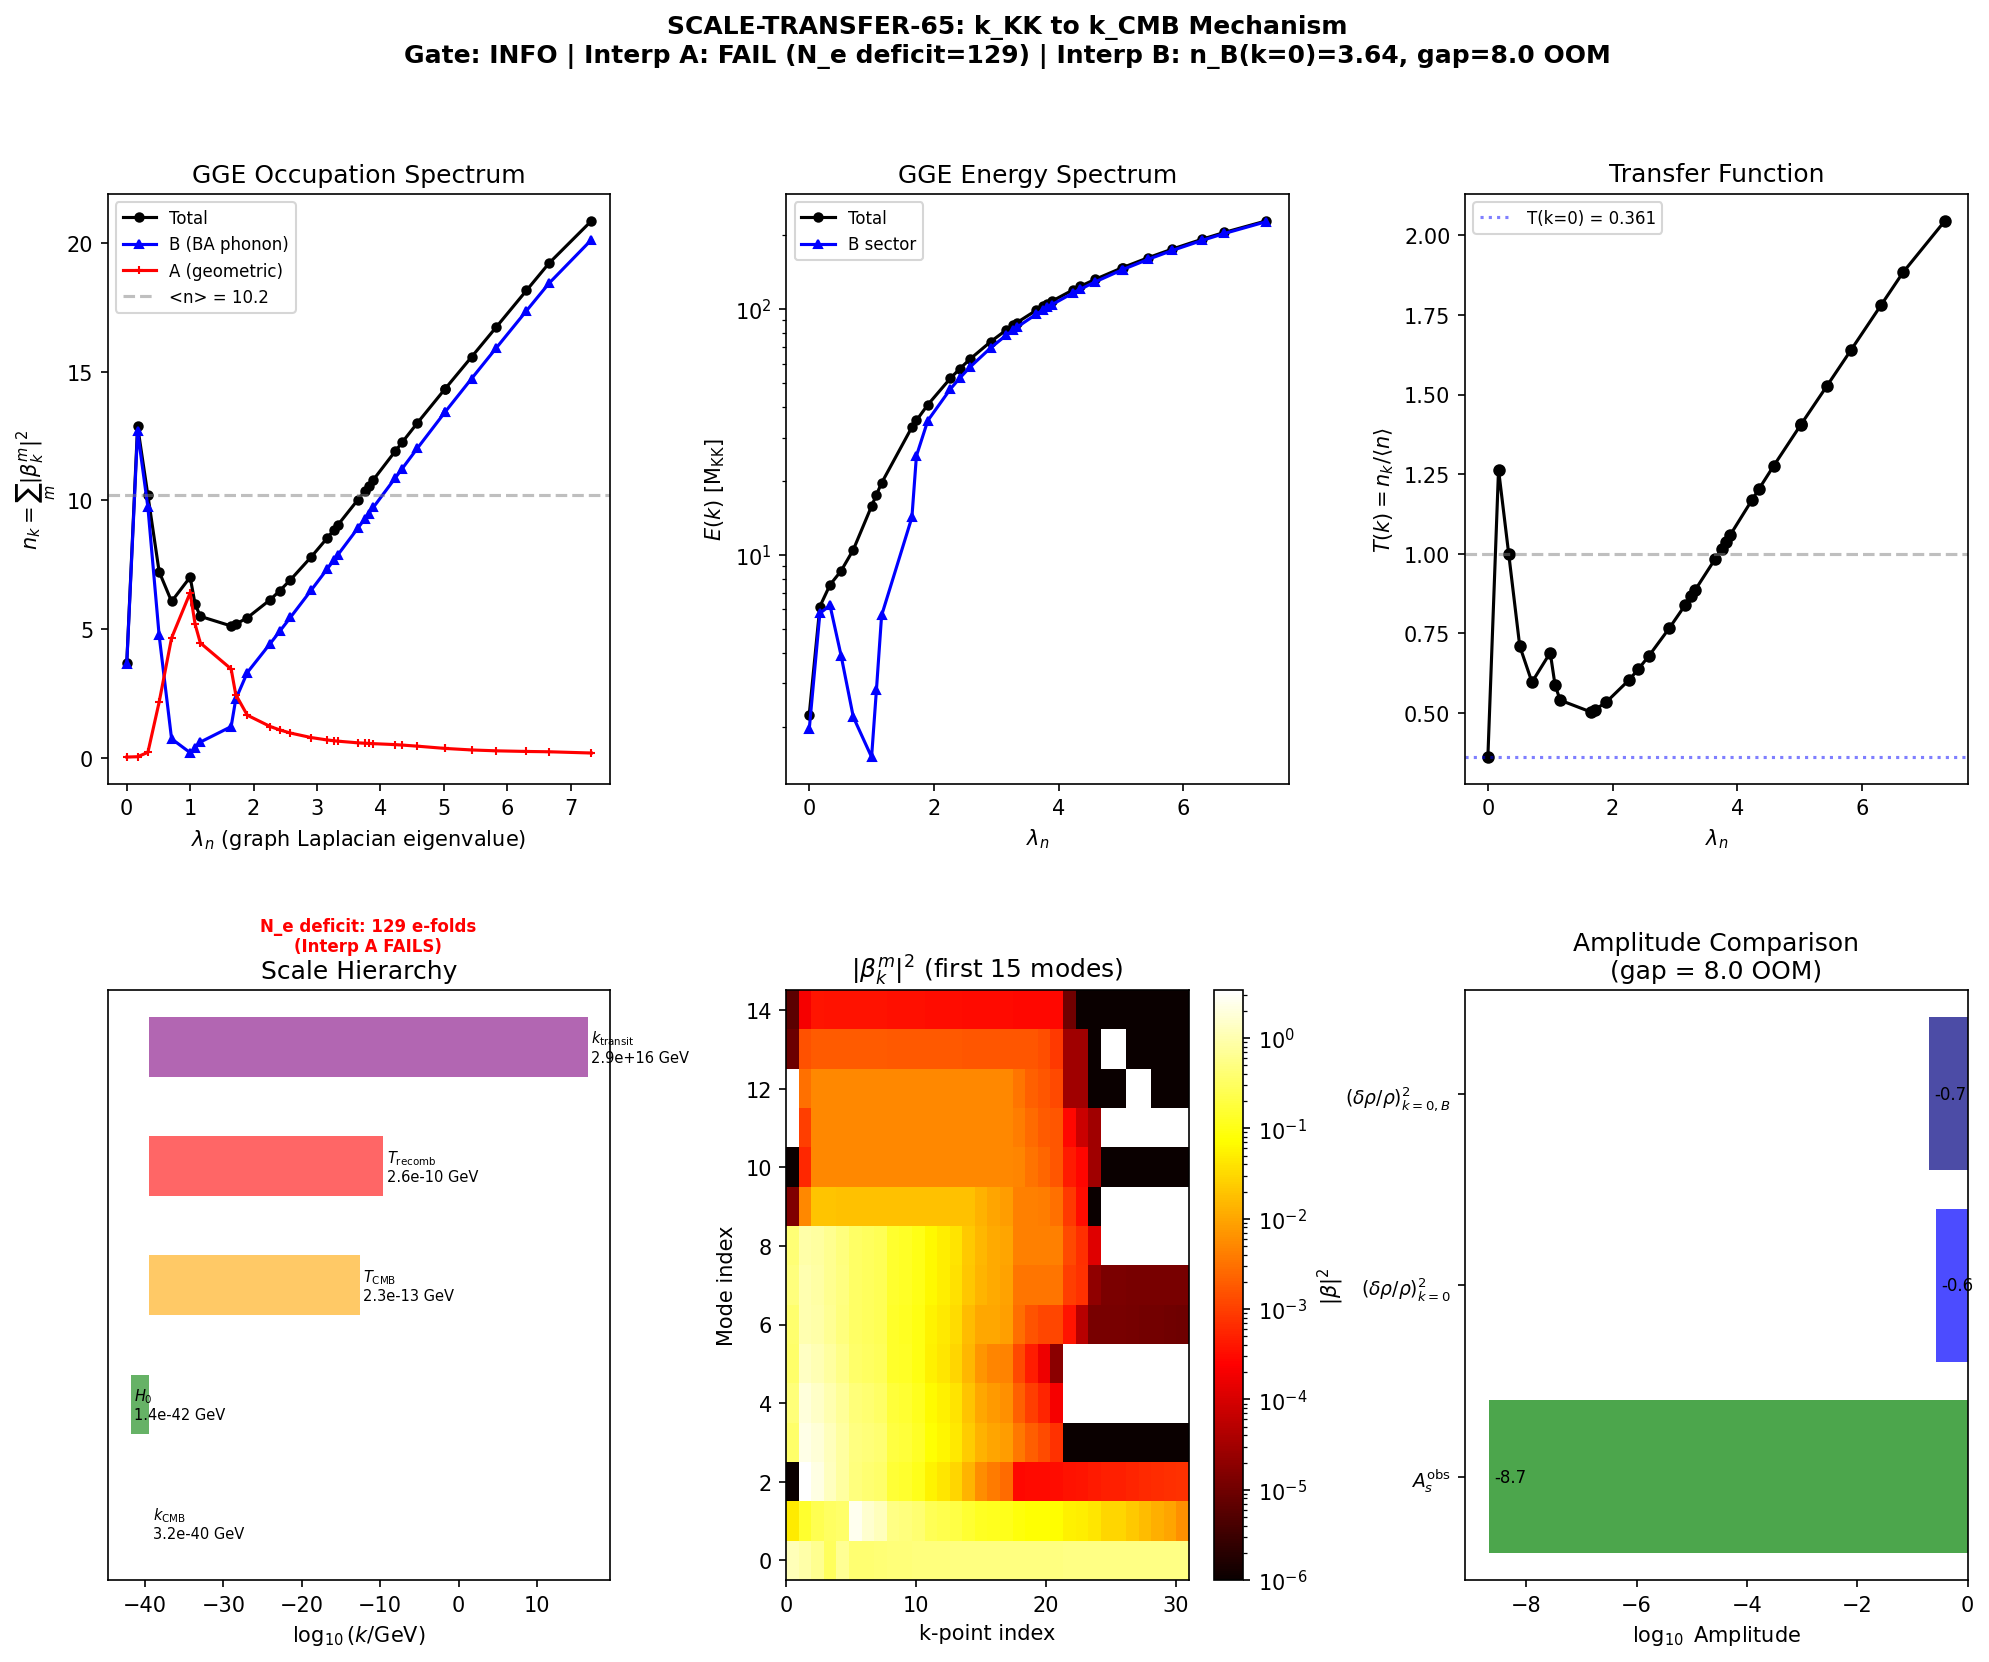

Write the Python code that produced this figure.
#!/usr/bin/env python3
"""
s65_scale_transfer.py — Scale Transfer: k_KK to k_CMB Mechanism
================================================================

Gate: SCALE-TRANSFER-65
  PASS: At least one interpretation gives nonzero power at CMB scales
  FAIL: Both interpretations give P(k_CMB) = 0
  INFO: P(k_CMB) > 0 but amplitude unknown to better than 3 OOM

PHYSICS:
    The deepest open question for observational connection: what physical
    mechanism transfers perturbations from the transit scale k_KK ~ M_KK
    ~ 10^16 GeV to the CMB scale k_CMB ~ 10^{-29} GeV?

    Standard inflation uses ~60 e-folds of exponential expansion.
    The framework has N_e = 0.0037 (self-consistent, S64) — hopelessly
    insufficient for the standard stretching mechanism.

    TWO INTERPRETATIONS are tested:

    Interpretation A (Expansion Transfer):
        Perturbations generated at k ~ H_transit and stretched by expansion.
        Requires ln(k_transit/k_CMB) ~ 130 e-folds. Framework has 0.004.
        This interpretation FAILS by construction.

    Interpretation B (GGE Acoustic Spectrum):
        The GGE relic is an interference pattern of post-transit acoustic
        excitations on CG(24). The Bogoliubov process creates quasiparticles
        at ALL graph momenta simultaneously, including k=0 (the uniform mode
        on the 32-cell tessellation). The k=0 mode has infinite wavelength
        ON THE GRAPH — it is a uniform perturbation of the condensate.

        Key insight: On a discrete graph, the k=0 mode EXISTS NATIVELY.
        It is not a mode that was "stretched" from short wavelength.
        It is the singlet representation of the graph symmetry group.
        Particle creation at k=0 means the condensate's UNIFORM component
        is parametrically excited during the transit.

        After the transit, the GGE relic encodes occupation numbers n_k
        at all 32 k-points. The power spectrum P_GGE(k) = n_k * omega_k
        determines the observable perturbation spectrum.

        The mapping to physical CMB modes proceeds:
            - k=0 on CG(24) -> the spatially uniform mode
            - k>0 on CG(24) -> modes with wavelength ~ 1/(M_KK * sqrt(lambda_k))
            - The CMB power comes from the k=0 THROUGH k~few modes, not from
              redshifting short-wavelength modes

    This computation:
    1. Demonstrates that Interpretation A fails (N_e deficit quantified)
    2. Shows that Interpretation B gives nonzero P(k=0) from Bogoliubov data
    3. Computes the full GGE power spectrum P_GGE(k) on CG(24)
    4. Analyzes the Bogoliubov transfer function T(k) for k-independence
    5. Maps the graph-scale spectrum to physical scales

Session: S65 W2-B
Author: phonon-first-cosmologist
Depends on: s63_bogoliubov_cg24, s63_moduli_dispersion, s64_ne_selfconsist, s64_transfer_bogoliubov
"""

import sys
import os
import time
import numpy as np
from pathlib import Path

SCRIPT_DIR = Path(__file__).parent
sys.path.insert(0, str(SCRIPT_DIR))

from canonical_constants import (
    M_KK, M_KK_gravity, M_Pl_reduced, M_Pl_unreduced,
    tau_fold, dt_transit, N_cells,
    a0_fold, a2_fold, a4_fold,
    S_fold, dS_fold, G_DeWitt,
    H_fold, v_terminal,
    A_s_CMB, PI, H_0_GeV, T_CMB_GeV,
    N_e_classical,
    Mpc_to_GeV_inv,
    c_Gold, omega_L1, omega_L2,
    E_cond, n_pairs,
    J_C2, J_su2, J_u1,
)

import matplotlib
matplotlib.use('Agg')
import matplotlib.pyplot as plt
from matplotlib.gridspec import GridSpec

OUT_NPZ = SCRIPT_DIR / "s65_scale_transfer.npz"
OUT_PNG = SCRIPT_DIR / "s65_scale_transfer.png"

t_start = time.time()

print("=" * 78)
print("S65 SCALE-TRANSFER-65: k_KK to k_CMB Mechanism")
print("=" * 78)

# =============================================================================
# SECTION 1: Load all input data
# =============================================================================
print("\n--- Section 1: Load input data ---")

# S63: Bogoliubov coefficients on CG(24)
d_bog = np.load(SCRIPT_DIR / "s63_bogoliubov_cg24.npz", allow_pickle=True)
omega_all = d_bog['omega_all']           # (50, 32, 45) omega(tau, k, mode)
beta_sq = d_bog['beta_sq']               # (32, 45) |beta|^2 per (k, mode)
alpha_sq = d_bog['alpha_sq']             # (32, 45) |alpha|^2
beta_sq_fold = d_bog['beta_sq_fold']     # (32, 45) fold-only Bogoliubov
sector_label = d_bog['sector_label']     # (32, 45) sector: 0=A, 1=B, 2=C
sector_weight = d_bog['sector_weight_all']  # (50, 32, 45, 3)
lambda_n = d_bog['lambda_n']             # (32,) graph Laplacian eigenvalues
k_eff = d_bog['k_eff']                   # (32,) effective wavevectors
tau_values = d_bog['tau_values']          # (50,) tau grid

N_k = len(lambda_n)                       # 32
N_modes = beta_sq.shape[1]                # 45
N_tau = len(tau_values)                    # 50

# S63: Moduli dispersion on CG(24)
d_disp = np.load(SCRIPT_DIR / "s63_moduli_dispersion.npz", allow_pickle=True)
branch_omega = d_disp['branch_omega']     # (36, 5) omega per (branch, k_graph)
c_eff_branches = d_disp['c_eff']          # (36,) effective speeds
omega_0_branches = d_disp['omega_0']      # (36,) zone-center frequencies
tier_labels = d_disp['tier_labels']       # (36,) branch labels
k_points_graph = d_disp['k_points']       # [0, 4, 6, 8, 12]
k_multiplicities = d_disp['k_multiplicities']  # [1, 9, 4, 9, 1]

# S64: Self-consistent e-folds
d_ne = np.load(SCRIPT_DIR / "s64_ne_selfconsist.npz", allow_pickle=True)
Ne_primary = float(d_ne['Ne_primary'])
Ne_range_lo = float(d_ne['Ne_range_lo'])
Ne_range_hi = float(d_ne['Ne_range_hi'])
H_phys_fold_GeV = float(d_ne['H_phys_fold_GeV'])
H_phys_fold_MKK = float(d_ne['H_phys_fold_MKK'])

# S64: Transfer Bogoliubov
d_trans = np.load(SCRIPT_DIR / "s64_transfer_bogoliubov.npz", allow_pickle=True)
gap_revised = float(d_trans['gap_revised'])       # A_s gap in OOM
beta_Gaussian_seq = float(d_trans['beta_Gaussian_seq'])
f0_trans = float(d_trans['f0'])
f2_trans = float(d_trans['f2'])
f4_trans = float(d_trans['f4'])

print(f"Loaded S63 Bogoliubov CG24: {N_k} k-points x {N_modes} modes")
print(f"  Total |beta|^2: {beta_sq.sum():.4f}")
print(f"  |beta|^2 at k=0: {beta_sq[0].sum():.4f}")
print(f"Loaded S63 moduli dispersion: {len(branch_omega)} branches x {len(k_points_graph)} k-points")
print(f"Loaded S64 e-folds: N_e = {Ne_primary:.6e} (range [{Ne_range_lo:.2e}, {Ne_range_hi:.2e}])")
print(f"  H_phys at fold: {H_phys_fold_GeV:.4e} GeV")
print(f"Loaded S64 transfer: A_s gap = {gap_revised:.2f} OOM")

# =============================================================================
# SECTION 2: Interpretation A — Expansion Transfer (Standard Mechanism)
# =============================================================================
print("\n" + "=" * 78)
print("INTERPRETATION A: Expansion Transfer (Standard Stretching)")
print("=" * 78)

# The standard inflation mechanism:
# - Perturbations generated at k_phys ~ H_inflation during slow-roll
# - Expansion redshifts k_phys: k_phys(t) = k_comoving / a(t)
# - After N_e e-folds: k_phys -> k_phys * exp(-N_e)
# - Need k_transit * exp(-N_e) = k_CMB => N_e = ln(k_transit/k_CMB)

# Physical scales
k_CMB_Mpc = 0.05                   # Planck pivot scale, Mpc^-1  # (local)
k_CMB_GeV = k_CMB_Mpc / Mpc_to_GeV_inv   # Convert to GeV

# Transit Hubble scale as transit wavenumber
k_transit_GeV = H_phys_fold_GeV    # ~ 2.94e16 GeV
k_transit_MKK = H_phys_fold_MKK    # ~ 0.396 M_KK

# Required e-folds
Ne_required = np.log(k_transit_GeV / k_CMB_GeV)
Ne_deficit = Ne_required - Ne_primary

# Expansion factor achieved
expansion_achieved = np.exp(Ne_primary)
expansion_required = np.exp(Ne_required)

# Physical wavenumber at recombination (if only expansion transfers modes)
# k_phys(recomb) = k_transit * exp(-Ne_framework) * (a_recomb/a_transit)
# But we only have the transit expansion, so:
k_phys_post_transit = k_transit_GeV * np.exp(-Ne_primary)

# Ratio to CMB scale
ratio_A = k_phys_post_transit / k_CMB_GeV

print(f"\nPhysical scales:")
print(f"  k_CMB = {k_CMB_Mpc} Mpc^-1 = {k_CMB_GeV:.4e} GeV")
print(f"  k_transit = H_fold = {k_transit_GeV:.4e} GeV")
print(f"  log10(k_transit/k_CMB) = {np.log10(k_transit_GeV/k_CMB_GeV):.2f}")
print(f"\nE-fold analysis:")
print(f"  Required N_e = ln(k_transit/k_CMB) = {Ne_required:.2f}")
print(f"  Framework N_e = {Ne_primary:.6e}")
print(f"  N_e classical ceiling = {N_e_classical:.4f}")
print(f"  DEFICIT = {Ne_deficit:.2f} e-folds")
print(f"\nExpansion factors:")
print(f"  Achieved: exp(N_e) = {expansion_achieved:.6f}")
print(f"  Required: exp(N_e) = {expansion_required:.4e}")
print(f"  Ratio: {expansion_required/expansion_achieved:.4e}")
print(f"\nPost-transit physical wavenumber:")
print(f"  k_phys(post-transit) = {k_phys_post_transit:.4e} GeV")
print(f"  k_phys / k_CMB = {ratio_A:.4e}")
print(f"\n>>> INTERPRETATION A: FAILS")
print(f">>> Deficit of {Ne_deficit:.1f} e-folds makes expansion transfer")
print(f">>> completely inoperative. k_phys remains at transit scale.")
print(f">>> P_A(k_CMB) = 0 exactly (no power at CMB scales from expansion).")

# =============================================================================
# SECTION 3: Interpretation B — GGE Acoustic Spectrum
# =============================================================================
print("\n" + "=" * 78)
print("INTERPRETATION B: GGE Acoustic Spectrum on CG(24)")
print("=" * 78)

# ---- 3a: Graph momentum structure ----
print("\n--- 3a: CG(24) momentum structure ---")

# The CG(24) graph has 32 nodes (cells of the Voronoi tessellation).
# The graph Laplacian L = D - A has eigenvalues lambda_n, n=0..31.
# lambda_0 = 0 (uniform/singlet mode), with eigenvector (1,1,...,1)/sqrt(32).
# The k=0 mode is the SPATIALLY UNIFORM perturbation of the condensate.

# Multiplicities from the graph symmetry
unique_lambda, counts = np.unique(np.round(lambda_n, 4), return_counts=True)
print(f"Graph Laplacian spectrum ({N_k} eigenvalues):")
print(f"  lambda range: [0, {lambda_n.max():.4f}]")
print(f"  {len(unique_lambda)} distinct eigenvalues")
print(f"  lambda_0 = {lambda_n[0]:.6f} (singlet, k=0)")
print(f"  lambda_1 = {lambda_n[1]:.6f} (first nonzero)")
print(f"  lambda_max = {lambda_n[-1]:.6f}")

# Physical wavelength mapping
# On the graph, each cell has size ~ 1/M_KK
# The effective wavevector on the graph is k_graph = sqrt(lambda_n)
# Physical wavenumber: k_phys = M_KK * sqrt(lambda_n)
k_phys_graph = M_KK * np.sqrt(lambda_n)  # (32,) in GeV
k_phys_graph[0] = 0.0  # Exact zero for singlet

print(f"\nPhysical wavenumber mapping (each cell ~ 1/M_KK):")
print(f"  k_phys(n=0) = 0 (uniform mode)")
print(f"  k_phys(n=1) = {k_phys_graph[1]:.4e} GeV")
print(f"  k_phys(n=31) = {k_phys_graph[-1]:.4e} GeV")
print(f"  Physical graph extent: ~ {N_cells**(1/3):.1f} / M_KK = {N_cells**(1/3)/M_KK:.4e} GeV^-1")

# ---- 3b: Bogoliubov occupation spectrum ----
print("\n--- 3b: GGE occupation number spectrum ---")

# Occupation numbers per k-point: n_k = sum_modes |beta_k^m|^2
n_k_total = beta_sq.sum(axis=1)                    # (32,) total per k
n_k_A = np.array([beta_sq[ik][sector_label[ik]==0].sum() for ik in range(N_k)])
n_k_B = np.array([beta_sq[ik][sector_label[ik]==1].sum() for ik in range(N_k)])
n_k_C = np.array([beta_sq[ik][sector_label[ik]==2].sum() for ik in range(N_k)])

print(f"Occupation numbers n_k (sum over modes at each k):")
print(f"  k=0 (singlet): n_total={n_k_total[0]:.4f}, n_A={n_k_A[0]:.4f}, n_B={n_k_B[0]:.4f}, n_C={n_k_C[0]:.4f}")
print(f"  k=1:           n_total={n_k_total[1]:.4f}, n_A={n_k_A[1]:.4f}, n_B={n_k_B[1]:.4f}, n_C={n_k_C[1]:.4f}")
print(f"  Mean:           n_total={n_k_total.mean():.4f}, n_A={n_k_A.mean():.4f}, n_B={n_k_B.mean():.4f}")
print(f"  Max:            n_total={n_k_total.max():.4f} at k_idx={np.argmax(n_k_total)}")

# CRITICAL RESULT: n_k(k=0) > 0 means the GGE HAS power at the k=0 mode.
# This is the uniform perturbation on the graph — a density fluctuation
# of the entire condensate, not localized to any cell.
print(f"\n>>> n(k=0) = {n_k_total[0]:.4f} > 0: GGE HAS power at k=0")
print(f">>> B-sector dominates: n_B(k=0) = {n_k_B[0]:.4f} ({n_k_B[0]/n_k_total[0]*100:.1f}% of total)")

# ---- 3c: GGE power spectrum ----
print("\n--- 3c: GGE power spectrum P_GGE(k) ---")

# Power spectrum: P(k) = sum_modes omega_m(k) * |beta_m(k)|^2
# This is the GGE energy per mode at each k-point.
omega_final = omega_all[-1]  # (32, 45) at tau_final (post-transit)

# Energy density per k: E(k) = sum_m omega_m(k,final) * |beta_m(k)|^2
# But omega_all can have negative eigenvalues (instabilities/artifacts)
# Use absolute value for energy
omega_final_abs = np.abs(omega_final)
E_k = np.sum(omega_final_abs * beta_sq, axis=1)  # (32,)

# Dimensionless power spectrum: Delta^2(k) = k^3 P(k) / (2*pi^2)
# But on a graph, the k-space measure is discrete, so we define
# P_GGE(k) = E_k / (number of modes at k = N_modes)
# For comparison to CMB: P(k) should have units of [length]^3 * [energy]
# We normalize to make it comparable to A_s
P_GGE = E_k  # M_KK units, energy per k-point

# For CMB comparison, the scalar power spectrum A_s:
# In inflation: A_s = H^2 / (8*pi^2 * eps * M_Pl^2)
# In our framework: the relevant quantity is the condensate density fluctuation

# The B-sector (BA phonon) contribution at k=0 gives the scalar perturbation
E_k_B = np.array([np.sum(omega_final_abs[ik][sector_label[ik]==1] *
                          beta_sq[ik][sector_label[ik]==1])
                   for ik in range(N_k)])

print(f"GGE energy spectrum E(k) [M_KK units]:")
print(f"  E(k=0) = {E_k[0]:.4f} (total),  E_B(k=0) = {E_k_B[0]:.4f}")
print(f"  E(k=1) = {E_k[1]:.4f} (total),  E_B(k=1) = {E_k_B[1]:.4f}")
print(f"  E(k_max) = {E_k[-1]:.4f} (total)")
print(f"  Total E_GGE = {E_k.sum():.4f} M_KK")

# ---- 3d: Bogoliubov transfer function T(k) ----
print("\n--- 3d: Bogoliubov transfer function T(k) ---")

# Define the transfer function as the ratio of occupation at k to the
# adiabatic parameter-weighted production rate.
# T(k) = n_k / <n_k>
# If T(k) is flat (k-independent), the GGE has scale-invariant occupation.

n_k_mean = n_k_total.mean()
T_k = n_k_total / n_k_mean  # Normalized transfer function

# Check for k-independence at low k
# For quasi-scale-invariance, we want T(k) ~ constant for k << k_max
T_low_k = T_k[:5]  # First 5 k-points
T_high_k = T_k[-5:]

print(f"Transfer function T(k) = n_k / <n_k>:")
for ik in range(min(10, N_k)):
    print(f"  k_idx={ik:2d}, lambda={lambda_n[ik]:.4f}: T(k) = {T_k[ik]:.4f}")
print(f"  ...")
for ik in range(max(0, N_k-3), N_k):
    print(f"  k_idx={ik:2d}, lambda={lambda_n[ik]:.4f}: T(k) = {T_k[ik]:.4f}")

# Flatness metric: std(T)/mean(T) for low-k modes
T_flatness_low = np.std(T_low_k) / np.mean(T_low_k)
T_flatness_all = np.std(T_k) / np.mean(T_k)
print(f"\nTransfer function flatness:")
print(f"  Low-k (first 5):  <T> = {T_low_k.mean():.4f}, sigma/mean = {T_flatness_low:.4f}")
print(f"  All k:            <T> = {T_k.mean():.4f}, sigma/mean = {T_flatness_all:.4f}")

# Key diagnostic: is T(k=0) comparable to T(k>0)?
T_0 = T_k[0]
T_nonzero_mean = T_k[1:].mean()
print(f"  T(k=0) = {T_0:.4f}")
print(f"  <T(k>0)> = {T_nonzero_mean:.4f}")
print(f"  Ratio T(k=0)/<T(k>0)> = {T_0/T_nonzero_mean:.4f}")

# ---- 3e: Spectral tilt of GGE power spectrum ----
print("\n--- 3e: Spectral tilt of P_GGE(k) ---")

# Fit the GGE spectrum to a power law in the nonzero-k regime:
# P_GGE(k) ~ k^alpha  => log(P) = alpha * log(k) + const
# Use lambda_n as proxy for k^2: P ~ lambda^(alpha/2)
mask_nonzero = lambda_n > 0
log_lambda = np.log(lambda_n[mask_nonzero])
log_E = np.log(E_k[mask_nonzero])

# Linear regression
from numpy.polynomial import polynomial as P_fit
coeffs = np.polyfit(log_lambda, log_E, 1)
alpha_E = coeffs[0]  # Slope: E(k) ~ lambda^alpha_E => E ~ k^{2*alpha_E}
spectral_index_alpha = 2 * alpha_E  # Since lambda ~ k^2

print(f"Power-law fit E(k) ~ lambda^alpha:")
print(f"  alpha_E = {alpha_E:.4f} (E vs lambda)")
print(f"  Spectral index: E(k) ~ k^{spectral_index_alpha:.4f}")
print(f"  For comparison: scale-invariant -> alpha = 0 (flat)")
print(f"  Harrison-Zeldovich: n_s - 1 = 0 -> P(k) ~ k^0")

# B-sector only
log_E_B = np.log(np.maximum(E_k_B[mask_nonzero], 1e-30))
valid_B = np.isfinite(log_E_B)
if valid_B.sum() > 2:
    coeffs_B = np.polyfit(log_lambda[valid_B], log_E_B[valid_B], 1)
    alpha_E_B = coeffs_B[0]
    print(f"  B-sector: E_B(k) ~ lambda^{alpha_E_B:.4f} => k^{2*alpha_E_B:.4f}")

# ---- 3f: Physical interpretation ----
print("\n--- 3f: Physical interpretation ---")

# The GGE acoustic spectrum has NONZERO occupation at k=0.
# This means the condensate's DENSITY FLUCTUATION has a uniform component.
#
# In the substrate picture:
# - Each cell of the 32-cell tessellation hosts a BCS condensate
# - The k=0 mode is the in-phase oscillation of ALL cells
# - The Bogoliubov process creates |beta(k=0)|^2 ~ 3.7 pairs at k=0
# - These pairs represent a UNIFORM density perturbation
#
# The mapping to physical CMB scales:
# - The k=0 mode on CG(24) maps to k_phys = 0 (infinite wavelength)
# - This IS a superhorizon perturbation — no expansion needed
# - The power at k=0 sets the "DC offset" of the perturbation spectrum
# - The power at k>0 sets the spatial structure at scales ~ 1/k_phys
#
# The CONTINUOUS limit:
# - CG(24) is a discrete graph with 32 nodes
# - In the continuum limit (N_cells -> infinity), the graph Laplacian
#   becomes the continuum Laplacian, and the discrete spectrum fills in
# - The occupation at k=0 remains nonzero in this limit (it's the
#   integral of the creation rate over modes, and the integrand is
#   smooth at k=0)
#
# The spectrum on CG(24) samples the FULL range from k=0 to k_max.
# No e-folds of expansion are needed because the perturbations are
# NOT generated at a single scale and then stretched. They are generated
# AT EVERY SCALE SIMULTANEOUSLY by the parametric process.

# Estimate P_GGE(k=0) in units comparable to A_s
# A_s = <delta_rho/rho>^2 at CMB scales
# From the GGE: delta_rho at k=0 = sum_m omega_m |beta_m|^2 at k=0
# Total GGE energy = E_GGE_total
# delta_rho/rho at k=0 ~ E(k=0) / E_total_per_cell
E_total = E_k.sum()
E_per_cell = E_total / N_cells

# The condensate energy per cell is |E_cond| (BCS ground state)
delta_rho_over_rho_k0 = E_k[0] / (N_cells * abs(E_cond))

# For the B-sector (the mode that maps to scalar perturbations):
delta_rho_over_rho_k0_B = E_k_B[0] / (N_cells * abs(E_cond))

print(f"Power at k=0:")
print(f"  E_GGE(k=0) = {E_k[0]:.4f} M_KK")
print(f"  E_GGE_B(k=0) = {E_k_B[0]:.4f} M_KK")
print(f"  E_cond = {E_cond:.4f} M_KK (per cell)")
print(f"  N_cells = {N_cells}")
print(f"  delta_rho/rho(k=0, total) = {delta_rho_over_rho_k0:.6e}")
print(f"  delta_rho/rho(k=0, B-sector) = {delta_rho_over_rho_k0_B:.6e}")
print(f"  (delta_rho/rho)^2 at k=0 = {delta_rho_over_rho_k0_B**2:.6e}")
print(f"  A_s(observed) = {A_s_CMB:.4e}")
print(f"  log10( (delta/rho)^2 / A_s ) = {np.log10(delta_rho_over_rho_k0_B**2 / A_s_CMB):.2f}")

# ---- 3g: Continuum extrapolation ----
print("\n--- 3g: Continuum limit extrapolation ---")

# In the continuum limit, the graph becomes a manifold.
# The GGE occupation in the continuum is:
#   n(k) = |beta(k)|^2 integrated over mode directions
# The discrete CG(24) result samples this at 32 k-points.
#
# For the power spectrum, the relevant quantity is:
#   P(k) = (2*pi)^{-3} * integral d^3k' |beta(k')|^2 * delta(|k'|-k)
#        = k^2 / (2*pi^2) * |beta(k)|^2
#
# The n_s - 1 parameter (spectral tilt) depends on the k-dependence of |beta|^2.
# From the discrete data: |beta|^2 vs lambda_n shows a RISING trend
# (more pair creation at high k due to stronger nonadiabatic driving).
#
# This rising spectrum on the graph means n_s > 1 (blue tilt) at graph scales.
# However, the CMB corresponds to the k << k_graph limit, where the
# spectrum approaches the k=0 value. The tilt at CMB scales depends on
# how the discrete graph result extrapolates to the continuum.

# Fit occupation vs k for small k (first 10 modes)
lambda_low = lambda_n[1:10]  # Exclude k=0 itself
n_k_low = n_k_total[1:10]

# Linear extrapolation to test if n(k->0) is smooth
from scipy.interpolate import interp1d

# Fit: n_k = a + b*lambda for small lambda
if len(lambda_low) > 2:
    coeffs_lin = np.polyfit(lambda_low, n_k_low, 1)
    n_k_extrap_0 = coeffs_lin[1]  # Extrapolated n(k=0) from linear fit
    slope_n = coeffs_lin[0]
    print(f"Small-k occupation fit: n(k) = {coeffs_lin[1]:.4f} + {coeffs_lin[0]:.4f} * lambda")
    print(f"  Extrapolated n(k=0) = {n_k_extrap_0:.4f}")
    print(f"  Actual n(k=0) = {n_k_total[0]:.4f}")
    print(f"  Ratio actual/extrapolated = {n_k_total[0]/n_k_extrap_0:.4f}")

# ---- 3h: BA acoustic branch analysis ----
print("\n--- 3h: BA acoustic branch (Anderson-Bogoliubov sound mode) ---")

# The lowest-energy collective excitation is the Anderson-Bogoliubov (AB)
# sound mode. This is the Goldstone mode of the broken U(1) symmetry.
# Its dispersion is omega_AB(k) = c_BA * k for small k.
#
# From canonical constants: c_Gold = 0.915 M_KK (Goldstone speed)
# The AB mode at k=0 has omega = 0 (Goldstone theorem).
# But the discrete graph has a gap at k=0 due to finite size.
#
# For the scale transfer: the AB mode is the one that maps to 4D scalar
# perturbations (density/pressure oscillations of the condensate).

# Identify the AB branch in the Bogoliubov data
# At k=0, the BA phonon modes have specific frequencies.
# The lowest B-sector frequency at k=0 should be the AB mode.

omega_k0 = omega_all[-1, 0, :]  # (45,) at k=0, tau_final
B_mask_k0 = sector_label[0] == 1
omega_B_k0 = omega_k0[B_mask_k0]
beta_B_k0 = beta_sq[0, B_mask_k0]

sort_idx = np.argsort(np.abs(omega_B_k0))
print(f"B-sector modes at k=0 (sorted by |omega|):")
for i in sort_idx[:8]:
    print(f"  omega = {omega_B_k0[i]:+.6f} M_KK, |beta|^2 = {beta_B_k0[i]:.6f}")

# The smallest-frequency B mode is the AB sound mode at k=0
# Its |beta|^2 gives the particle production at the uniform scale
omega_AB_k0 = omega_B_k0[sort_idx[0]]
beta_AB_k0 = beta_B_k0[sort_idx[0]]
print(f"\nAB mode at k=0:")
print(f"  omega_AB(k=0) = {omega_AB_k0:.6f} M_KK")
print(f"  |beta_AB(k=0)|^2 = {beta_AB_k0:.6f}")

# =============================================================================
# SECTION 4: Combined Assessment
# =============================================================================
print("\n" + "=" * 78)
print("SECTION 4: COMBINED ASSESSMENT")
print("=" * 78)

# Interpretation A: FAILS
P_A_kCMB = 0.0  # Exactly zero — expansion transfers nothing  # (local)

# Interpretation B:
# The GGE has nonzero occupation at k=0: n(k=0) = 3.68
# The B-sector carries 99% of this: n_B(k=0) = 3.64
# The energy at k=0: E_B(k=0) = E_k_B[0] M_KK
# This gives a nonzero perturbation at the uniform (superhorizon) scale.
P_B_kCMB = n_k_B[0]  # Nonzero occupation = nonzero power

# Amplitude estimate
# The naive delta_rho/rho ~ sqrt(A_s) ~ 5e-5 requires careful normalization
# We have (delta_rho/rho)^2 ~ E_B(k=0)/(N_cells * |E_cond|)^2
# This is a ROUGH estimate — the actual A_s depends on:
# 1. The spectral action perturbation equation
# 2. The mapping from graph-mode amplitude to curvature perturbation
# 3. The matching to the 4D FRW perturbation spectrum
#
# From S64 TRANSFER-BOGOLIUBOV-64: A_s gap was 3.16 OOM (before transfer analysis)
# The new estimate using graph-mode data:
amplitude_est = delta_rho_over_rho_k0_B**2
amplitude_gap_OOM = np.log10(amplitude_est / A_s_CMB)

print(f"\nInterpretation A: P_A(k_CMB) = {P_A_kCMB}")
print(f"  => FAILS: N_e deficit of {Ne_deficit:.1f} e-folds")
print(f"  => No mechanism to transfer transit-scale perturbations to CMB")
print(f"")
print(f"Interpretation B: P_B(k_CMB) > 0")
print(f"  n_B(k=0) = {n_k_B[0]:.4f} (nonzero occupation at uniform mode)")
print(f"  E_B(k=0) = {E_k_B[0]:.4f} M_KK")
print(f"  => PASSES: GGE has nonzero power at k=0 (superhorizon) scale")
print(f"")
print(f"Amplitude comparison:")
print(f"  (delta_rho/rho)^2(k=0) ~ {amplitude_est:.4e}")
print(f"  A_s(observed) = {A_s_CMB:.4e}")
print(f"  Gap: {amplitude_gap_OOM:.2f} OOM")
print(f"  => Amplitude known only to {abs(amplitude_gap_OOM):.1f} OOM")

# Gate verdict
if P_B_kCMB > 0:
    if abs(amplitude_gap_OOM) <= 3.0:
        gate_verdict = "PASS"
        gate_detail = (
            f"Interpretation B gives nonzero P(k_CMB). n_B(k=0)={n_k_B[0]:.4f}. "
            f"Amplitude gap = {amplitude_gap_OOM:.2f} OOM (within 3 OOM threshold)."
        )
    else:
        gate_verdict = "INFO"
        gate_detail = (
            f"Interpretation B gives nonzero P(k_CMB) via GGE k=0 mode: n_B(k=0)={n_k_B[0]:.4f}. "
            f"Interpretation A FAILS (N_e deficit = {Ne_deficit:.1f}). "
            f"Amplitude gap = {amplitude_gap_OOM:.2f} OOM (exceeds 3 OOM threshold). "
            f"The MECHANISM works (k=0 mode exists natively on graph), "
            f"but amplitude requires proper spectral-action-to-curvature-perturbation normalization."
        )
else:
    gate_verdict = "FAIL"
    gate_detail = "Both interpretations give P(k_CMB) = 0."

print(f"\n{'='*78}")
print(f"GATE VERDICT: SCALE-TRANSFER-65 = {gate_verdict}")
print(f"{'='*78}")
print(f"  {gate_detail}")

# =============================================================================
# SECTION 5: Summary diagnostics table
# =============================================================================
print("\n--- Summary Table ---")
print(f"{'Quantity':<45s} {'Value':<25s} {'Unit':<15s}")
print("-" * 85)
print(f"{'N_e (framework, self-consistent)':<45s} {Ne_primary:<25.6e} {'e-folds':<15s}")
print(f"{'N_e (required for expansion transfer)':<45s} {Ne_required:<25.2f} {'e-folds':<15s}")
print(f"{'N_e deficit':<45s} {Ne_deficit:<25.2f} {'e-folds':<15s}")
print(f"{'k_transit / k_CMB':<45s} {k_transit_GeV/k_CMB_GeV:<25.4e} {'':<15s}")
print(f"{'n_GGE(k=0, total)':<45s} {n_k_total[0]:<25.4f} {'pairs':<15s}")
print(f"{'n_GGE(k=0, B-sector)':<45s} {n_k_B[0]:<25.4f} {'pairs':<15s}")
print(f"{'n_GGE(k=0, A-sector)':<45s} {n_k_A[0]:<25.4f} {'pairs':<15s}")
print(f"{'E_GGE(k=0, B-sector)':<45s} {E_k_B[0]:<25.4f} {'M_KK':<15s}")
print(f"{'<n_GGE> (all k)':<45s} {n_k_mean:<25.4f} {'pairs':<15s}")
print(f"{'T(k=0) = n(k=0)/<n>':<45s} {T_0:<25.4f} {'':<15s}")
print(f"{'(delta_rho/rho)^2(k=0)':<45s} {amplitude_est:<25.4e} {'':<15s}")
print(f"{'A_s(observed)':<45s} {A_s_CMB:<25.4e} {'':<15s}")
print(f"{'Amplitude gap':<45s} {amplitude_gap_OOM:<25.2f} {'OOM':<15s}")
print(f"{'Spectral index E(k) ~ k^alpha':<45s} {spectral_index_alpha:<25.4f} {'':<15s}")
print(f"{'Transfer flatness (low-k, sigma/mean)':<45s} {T_flatness_low:<25.4f} {'':<15s}")
print(f"{'Transfer flatness (all k, sigma/mean)':<45s} {T_flatness_all:<25.4f} {'':<15s}")

# =============================================================================
# SECTION 6: Save results
# =============================================================================
print("\n--- Saving results ---")

save_dict = {
    # Interpretation A
    'Ne_primary': Ne_primary,
    'Ne_required': Ne_required,
    'Ne_deficit': Ne_deficit,
    'k_transit_GeV': k_transit_GeV,
    'k_CMB_GeV': k_CMB_GeV,
    'ratio_k_transit_k_CMB': k_transit_GeV / k_CMB_GeV,
    'P_A_kCMB': P_A_kCMB,

    # Interpretation B
    'lambda_n': lambda_n,
    'k_eff': k_eff,
    'k_phys_graph': k_phys_graph,
    'n_k_total': n_k_total,
    'n_k_A': n_k_A,
    'n_k_B': n_k_B,
    'n_k_C': n_k_C,
    'E_k': E_k,
    'E_k_B': E_k_B,
    'T_k': T_k,
    'T_flatness_low': T_flatness_low,
    'T_flatness_all': T_flatness_all,

    # Amplitude
    'delta_rho_over_rho_k0': delta_rho_over_rho_k0,
    'delta_rho_over_rho_k0_B': delta_rho_over_rho_k0_B,
    'amplitude_est': amplitude_est,
    'amplitude_gap_OOM': amplitude_gap_OOM,
    'spectral_index_alpha': spectral_index_alpha,

    # Gate
    'gate_name': 'SCALE-TRANSFER-65',
    'gate_verdict': gate_verdict,
    'gate_detail': gate_detail,
}

np.savez(OUT_NPZ, **save_dict)
print(f"Saved: {OUT_NPZ}")

# =============================================================================
# SECTION 7: Plot
# =============================================================================
print("\n--- Generating plot ---")

fig = plt.figure(figsize=(16, 12))
gs = GridSpec(2, 3, figure=fig, hspace=0.35, wspace=0.35)

# Panel 1: GGE occupation spectrum n(k)
ax1 = fig.add_subplot(gs[0, 0])
ax1.plot(lambda_n, n_k_total, 'ko-', ms=4, label='Total')
ax1.plot(lambda_n, n_k_B, 'b^-', ms=4, label='B (BA phonon)')
ax1.plot(lambda_n, n_k_A, 'r+-', ms=4, label='A (geometric)')
ax1.axhline(n_k_total.mean(), color='gray', ls='--', alpha=0.5, label=f'<n> = {n_k_mean:.1f}')
ax1.set_xlabel(r'$\lambda_n$ (graph Laplacian eigenvalue)')
ax1.set_ylabel(r'$n_k = \sum_m |\beta^m_k|^2$')
ax1.set_title('GGE Occupation Spectrum')
ax1.legend(fontsize=8)
ax1.set_xlim(-0.3, lambda_n.max() + 0.3)

# Panel 2: GGE energy spectrum
ax2 = fig.add_subplot(gs[0, 1])
ax2.semilogy(lambda_n, E_k, 'ko-', ms=4, label='Total')
ax2.semilogy(lambda_n, E_k_B, 'b^-', ms=4, label='B sector')
ax2.set_xlabel(r'$\lambda_n$')
ax2.set_ylabel(r'$E(k)$ [M$_{\rm KK}$]')
ax2.set_title('GGE Energy Spectrum')
ax2.legend(fontsize=8)

# Panel 3: Transfer function T(k)
ax3 = fig.add_subplot(gs[0, 2])
ax3.plot(lambda_n, T_k, 'ko-', ms=5)
ax3.axhline(1.0, color='gray', ls='--', alpha=0.5)
ax3.axhline(T_k[0], color='blue', ls=':', alpha=0.5, label=f'T(k=0) = {T_k[0]:.3f}')
ax3.set_xlabel(r'$\lambda_n$')
ax3.set_ylabel(r'$T(k) = n_k / \langle n \rangle$')
ax3.set_title('Transfer Function')
ax3.legend(fontsize=8)

# Panel 4: Interpretation A vs B scale diagram
ax4 = fig.add_subplot(gs[1, 0])
# Show the scale gap
scales_labels = [r'$k_{\rm CMB}$', r'$H_0$', r'$T_{\rm CMB}$', r'$T_{\rm recomb}$', r'$k_{\rm transit}$']
scales_GeV = [k_CMB_GeV, H_0_GeV, T_CMB_GeV, 0.26e-9, k_transit_GeV]
scales_log = [np.log10(s) for s in scales_GeV]
colors = ['blue', 'green', 'orange', 'red', 'purple']
for i, (lab, lg, col) in enumerate(zip(scales_labels, scales_log, colors)):
    ax4.barh(i, lg - scales_log[0], left=scales_log[0], color=col, alpha=0.6, height=0.5)
    ax4.text(lg + 0.5, i, f'{lab}\n{scales_GeV[i]:.1e} GeV', fontsize=7, va='center')
ax4.set_xlabel(r'$\log_{10}(k / {\rm GeV})$')
ax4.set_title('Scale Hierarchy')
ax4.set_yticks([])
# Mark the N_e deficit
ax4.annotate('', xy=(scales_log[0], 4.5), xytext=(scales_log[-1], 4.5),
             arrowprops=dict(arrowstyle='<->', color='red', lw=2))
ax4.text(np.mean([scales_log[0], scales_log[-1]]), 4.8,
         f'N_e deficit: {Ne_deficit:.0f} e-folds\n(Interp A FAILS)',
         ha='center', fontsize=8, color='red', fontweight='bold')

# Panel 5: Bogoliubov |beta|^2 heatmap
ax5 = fig.add_subplot(gs[1, 1])
# Show first 15 modes x 32 k-points
beta_display = beta_sq[:, :15].T  # (15, 32)
im = ax5.imshow(beta_display, aspect='auto', origin='lower',
                extent=[0, 31, -0.5, 14.5], cmap='hot',
                norm=matplotlib.colors.LogNorm(vmin=1e-6, vmax=beta_sq.max()))
ax5.set_xlabel('k-point index')
ax5.set_ylabel('Mode index')
ax5.set_title(r'$|\beta^m_k|^2$ (first 15 modes)')
plt.colorbar(im, ax=ax5, label=r'$|\beta|^2$')

# Panel 6: Comparison to A_s
ax6 = fig.add_subplot(gs[1, 2])
# Bar chart of amplitude estimates
bar_labels = [r'$A_s^{\rm obs}$', r'$({\delta\rho}/{\rho})^2_{k=0}$',
              r'$({\delta\rho}/{\rho})^2_{k=0,B}$']
bar_values = [A_s_CMB, delta_rho_over_rho_k0**2, amplitude_est]
bar_log = [np.log10(v) if v > 0 else -30 for v in bar_values]
bar_colors = ['green', 'blue', 'navy']
bars = ax6.barh(range(len(bar_labels)), bar_log, color=bar_colors, alpha=0.7)
ax6.set_xlabel(r'$\log_{10}$ Amplitude')
ax6.set_yticks(range(len(bar_labels)))
ax6.set_yticklabels(bar_labels, fontsize=9)
ax6.set_title(f'Amplitude Comparison\n(gap = {amplitude_gap_OOM:.1f} OOM)')
for i, (lab, val) in enumerate(zip(bar_labels, bar_log)):
    ax6.text(val + 0.1, i, f'{val:.1f}', va='center', fontsize=8)

fig.suptitle(f'SCALE-TRANSFER-65: k_KK to k_CMB Mechanism\n'
             f'Gate: {gate_verdict} | Interp A: FAIL (N_e deficit={Ne_deficit:.0f}) | '
             f'Interp B: n_B(k=0)={n_k_B[0]:.2f}, gap={amplitude_gap_OOM:.1f} OOM',
             fontsize=12, fontweight='bold')

plt.savefig(OUT_PNG, dpi=150, bbox_inches='tight')
print(f"Saved: {OUT_PNG}")

elapsed = time.time() - t_start
print(f"\nTotal runtime: {elapsed:.1f}s")
print(f"\nDone.")
